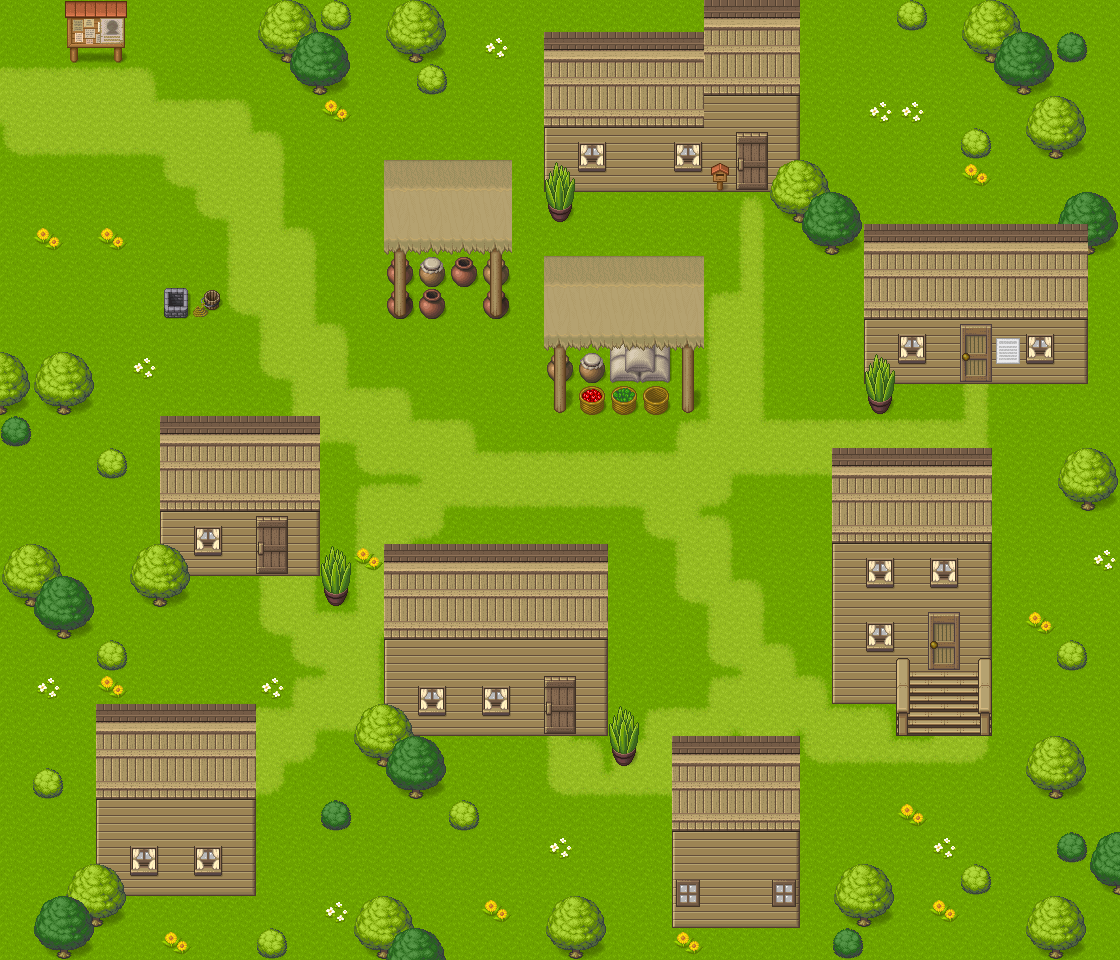

A level layout from a 2D game, rendered from its tile map. Below: a short description, then the map file with tile-grid data replaced by summaries:
An orthogonal 35x30 tile map with 32x32 px tiles, 8 tile layers (Трава, Тропинка, Предмет, Дома, ...), 2 tilesets.

<map version="1.10" tiledversion="1.11.0" orientation="orthogonal" renderorder="right-down" width="35" height="30" tilewidth="32" tileheight="32" infinite="0" nextlayerid="10" nextobjectid="1">
 <tileset firstgid="1" source="[Base]BaseChip_pipo.tsx" />
 <tileset firstgid="1001" source="[A]Grass_pipo.tsx" />
 <layer id="1" name="Трава" width="35" height="30">
  <data>[1050 cells, 1050 non-empty, 1 distinct tile ids]</data>
 </layer>
 <layer id="2" name="Тропинка" width="35" height="30">
  <data>[1050 cells, 196 non-empty, 22 distinct tile ids]</data>
 </layer>
 <layer id="5" name="Предмет" width="35" height="30">
  <data>[1050 cells, 18 non-empty, 12 distinct tile ids]</data>
 </layer>
 <layer id="3" name="Дома" width="35" height="30">
  <data>[1050 cells, 183 non-empty, 9 distinct tile ids]</data>
 </layer>
 <layer id="6" name="Окно" width="35" height="30">
  <data>[1050 cells, 38 non-empty, 8 distinct tile ids]</data>
 </layer>
 <layer id="7" name="Деревья" width="35" height="30">
  <data>[1050 cells, 66 non-empty, 4 distinct tile ids]</data>
 </layer>
 <layer id="8" name="Деревья (темные)" width="35" height="30">
  <data>[1050 cells, 85 non-empty, 23 distinct tile ids]</data>
 </layer>
 <layer id="4" name="Крыши" width="35" height="30">
  <data>[1050 cells, 162 non-empty, 12 distinct tile ids]</data>
 </layer>
 <objectgroup id="9" name="Слой объектов 1" />
</map>
